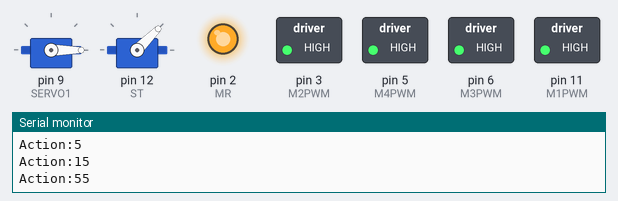
The sketch below on a simulated Arduino Uno, built with avr-gcc and run on an emulated ATmega328P. On the bench: 2 × servo, switched loads named in the sketch (green lamp = pin HIGH), output pins drawn as LEDs (lit = HIGH), the last lines printed to the serial monitor. Wiring (inferred from the names in the program): servo: signal pin 12. Servo pulses on a pin are drawn as a servo (544–2400 µs = 0–180°); pins used as bus, display or sensor lines are not drawn.

Above: at 0.05 s.
At 18.25 s:
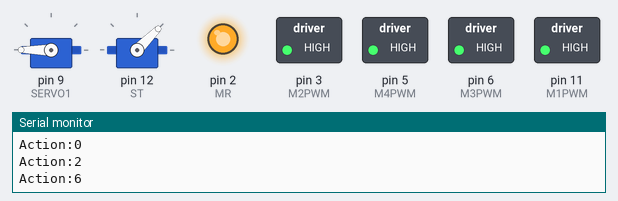
At 46.45 s:
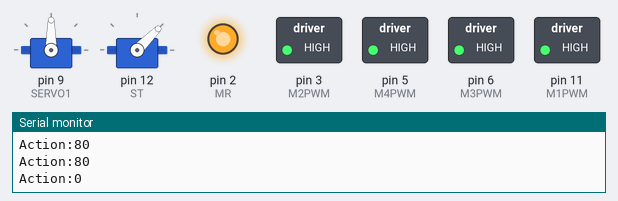
Timing chart, 0 to 60.5 s (numbered marks = the images above):
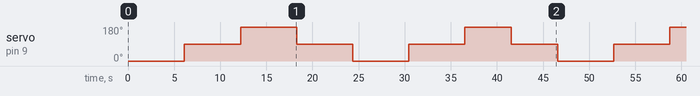

Measured:
- by itself, servo on pin 9 (SERVO1): repeats every 46.5 s: 180° 6.1 s, 90° 6.1 s, 0° 6.1 s, 90° 6.1 s, 180° 5.0 s, 90° 5.0 s, 0° 6.1 s, 90° 6.1 s

The sketch:

motor_test.ino
```cpp
#include <Servo.h>

/* This is a test code that goes through a long loop *
 * and makes all of the motors run *
 * This works. *
 * It does not require any motor libraries -- it defines a short function
 *  that does the motor driving itself
 *
 * From https://circuitdigest.com/microcontroller-projects/arduino-motor-driver-shield-pcb *
 * HBT 24-Aug-2022 */

Servo myservo;

#define MR 2
#define M2PWM 3
#define SH 4
#define M4PWM 5
#define M3PWM 6
#define OE 7
#define DS 8
#define SERVO1 9
#define SERVO2 10
#define M1PWM 11
#define ST 12
#define M1 0
#define M2 2
#define M3 4
#define M4 6
#define STOP 0
#define CW 1
#define CCW 2


char pAction=0x00;

void setup()

{

  Serial.begin(9600);
  pinMode(MR, OUTPUT);
  pinMode(M2PWM, OUTPUT);
  pinMode(SH, OUTPUT);
  pinMode(M4PWM, OUTPUT);
  pinMode(M3PWM, OUTPUT);
  pinMode(OE, OUTPUT);
  pinMode(DS, OUTPUT);
  pinMode(M1PWM, OUTPUT);
  pinMode(ST, OUTPUT);
  digitalWrite(M1PWM, HIGH);
  digitalWrite(M2PWM, HIGH);
  digitalWrite(M3PWM, HIGH);

  digitalWrite(M4PWM, HIGH);

  digitalWrite(MR, HIGH);

  digitalWrite(OE, LOW);

  myservo.attach(SERVO1);

  myservo.write(0);

}

void loop()

{

  DriveMotor(M1,CW);
  DriveMotor(M2,CCW);
  DriveMotor(M2,CW);
  DriveMotor(M3,CW);
  DriveMotor(M4,CW);
  myservo.write(0);

  delay(5000);
  DriveMotor(M1,STOP);
  DriveMotor(M2,STOP);
  DriveMotor(M3,STOP);
  DriveMotor(M4,STOP);

  delay(1000);

  DriveMotor(M1,CCW);
  DriveMotor(M2,CCW);
  DriveMotor(M3,CCW);
  DriveMotor(M4,CCW);
  myservo.write(90);

  delay(5000);

      DriveMotor(M1,STOP);
  DriveMotor(M2,STOP);
  DriveMotor(M3,STOP);
  DriveMotor(M4,STOP);

  delay(1000);

  DriveMotor(M1,CW);
  DriveMotor(M2,CCW);
  DriveMotor(M3,CW);
  DriveMotor(M4,CCW);
  myservo.write(180);

  delay(5000);

      DriveMotor(M1,STOP);
  DriveMotor(M2,STOP);
  DriveMotor(M3,STOP);
  DriveMotor(M4,STOP);

  delay(1000);

  DriveMotor(M1,CCW);
  DriveMotor(M2,CW);
  DriveMotor(M3,CCW);
  DriveMotor(M4,CW);
  myservo.write(90);

  delay(5000);

      DriveMotor(M1,STOP);

  DriveMotor(M2,STOP);

  DriveMotor(M3,STOP);

  DriveMotor(M4,STOP);

  delay(1000);

  DriveMotor(M1,STOP);

  DriveMotor(M2,CW);

  DriveMotor(M3,CCW);

  DriveMotor(M4,CW);

  myservo.write(0);

  delay(5000);

      DriveMotor(M1,STOP);

  DriveMotor(M2,STOP);

  DriveMotor(M3,STOP);

  DriveMotor(M4,STOP);

  delay(1000);

  DriveMotor(M1,STOP);

  DriveMotor(M2,STOP);

  DriveMotor(M3,CW);

  DriveMotor(M4,CCW);

  myservo.write(90);

  delay(5000);

    DriveMotor(M1,STOP);

  DriveMotor(M2,STOP);

  DriveMotor(M3,STOP);

  DriveMotor(M4,STOP);

  delay(1000);

  DriveMotor(M1,STOP);

  DriveMotor(M2,STOP);

  DriveMotor(M3,STOP);

  DriveMotor(M4,CCW);

  myservo.write(180);

  delay(5000);

  DriveMotor(M1,STOP);

  DriveMotor(M2,STOP);

  DriveMotor(M3,STOP);

  DriveMotor(M4,STOP);

  myservo.write(90);

  delay(5000);

}

int Action=0;

void DriveMotor(int Motor, int Dir)

{

  //  Serial.print("Motor :");
  //  Serial.println(Motor, HEX);
  //  Serial.print("Action:");
  //  Serial.println(Action,HEX);
    if(Dir == CW)
    {
      Action|=(1<<Motor);
      Action&=~(1<<Motor+1);
    }
    else if(Dir == CCW)
    {
      Action&=~(1<<Motor);
      Action|=(1<<Motor+1);
    }
    else
    {
            Action&=~(1<<Motor);
            Action&=~(1<<Motor+1);
    }
    Serial.print("Action:");
    Serial.println(Action, HEX);
   // delay(2000);

  for (int i = 0; i < 8; i++)
  {
    if ((Action << i) & 0x80)
      digitalWrite(DS, HIGH);
    else
      digitalWrite(DS, LOW);
    digitalWrite(SH, HIGH);
    delay(1);
    digitalWrite(SH, LOW);
  }

  digitalWrite(ST, HIGH);
  delay(1);
  digitalWrite(ST, LOW);
  pAction=Action;
}
```
